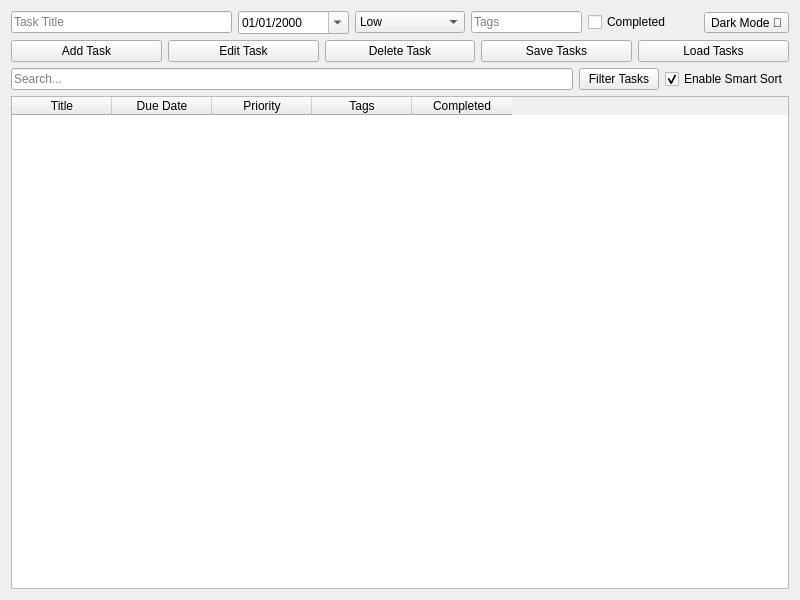
<?xml version="1.0" encoding="UTF-8"?>
<ui version="4.0">
 <class>TaskManager</class>
 <widget class="QWidget" name="TaskManager">
  <property name="geometry">
   <rect>
    <x>0</x>
    <y>0</y>
    <width>800</width>
    <height>600</height>
   </rect>
  </property>
  <property name="windowTitle">
   <string>Task Manager</string>
  </property>
  <layout class="QVBoxLayout" name="verticalLayout">

   <!-- Top Row Inputs -->
   <item>
    <layout class="QHBoxLayout" name="inputLayout" stretch="2,1,1,1,1,1">
     <item>
      <widget class="QLineEdit" name="title_input">
       <property name="placeholderText">
        <string>Task Title</string>
       </property>
      </widget>
     </item>
     <item>
      <widget class="QDateEdit" name="date_picker">
       <property name="calendarPopup">
        <bool>true</bool>
       </property>
       <property name="displayFormat">
        <string>MM/dd/yyyy</string>
       </property>
      </widget>
     </item>
     <item>
      <widget class="QComboBox" name="priority_input">
       <item><property name="text"><string>Low</string></property></item>
       <item><property name="text"><string>Medium</string></property></item>
       <item><property name="text"><string>High</string></property></item>
      </widget>
     </item>
     <item>
      <widget class="QLineEdit" name="tags_input">
       <property name="placeholderText">
        <string>Tags</string>
       </property>
      </widget>
     </item>
     <item>
      <widget class="QCheckBox" name="completed_input">
       <property name="text">
        <string>Completed</string>
       </property>
      </widget>
     </item>
     <item>
      <widget class="QToolButton" name="theme_toggle_button">
       <property name="text">
        <string>Dark Mode 🌙</string>
       </property>
      </widget>
     </item>
    </layout>
   </item>

   <!-- Action Buttons -->
   <item>
    <layout class="QHBoxLayout" name="buttonLayout">
     <item><widget class="QPushButton" name="add_button"><property name="text"><string>Add Task</string></property></widget></item>
     <item><widget class="QPushButton" name="edit_button"><property name="text"><string>Edit Task</string></property></widget></item>
     <item><widget class="QPushButton" name="delete_button"><property name="text"><string>Delete Task</string></property></widget></item>
     <item><widget class="QPushButton" name="save_button"><property name="text"><string>Save Tasks</string></property></widget></item>
     <item><widget class="QPushButton" name="load_button"><property name="text"><string>Load Tasks</string></property></widget></item>
    </layout>
   </item>

   <!-- Search + Smart Sort -->
   <item>
    <layout class="QHBoxLayout" name="searchLayout">
     <item>
      <widget class="QLineEdit" name="search_input">
       <property name="placeholderText">
        <string>Search...</string>
       </property>
      </widget>
     </item>
     <item>
      <widget class="QPushButton" name="filter_button">
       <property name="text">
        <string>Filter Tasks</string>
       </property>
      </widget>
     </item>
     <item>
      <widget class="QCheckBox" name="smart_sort_checkbox">
       <property name="text">
        <string>Enable Smart Sort</string>
       </property>
       <property name="checked">
        <bool>true</bool>
       </property>
      </widget>
     </item>
    </layout>
   </item>

   <!-- Task Table -->
   <item>
    <widget class="QTableWidget" name="table">
     <column><property name="text"><string>Title</string></property></column>
     <column><property name="text"><string>Due Date</string></property></column>
     <column><property name="text"><string>Priority</string></property></column>
     <column><property name="text"><string>Tags</string></property></column>
     <column><property name="text"><string>Completed</string></property></column>
    </widget>
   </item>
  </layout>
 </widget>
 <resources/>
 <connections/>
</ui>
